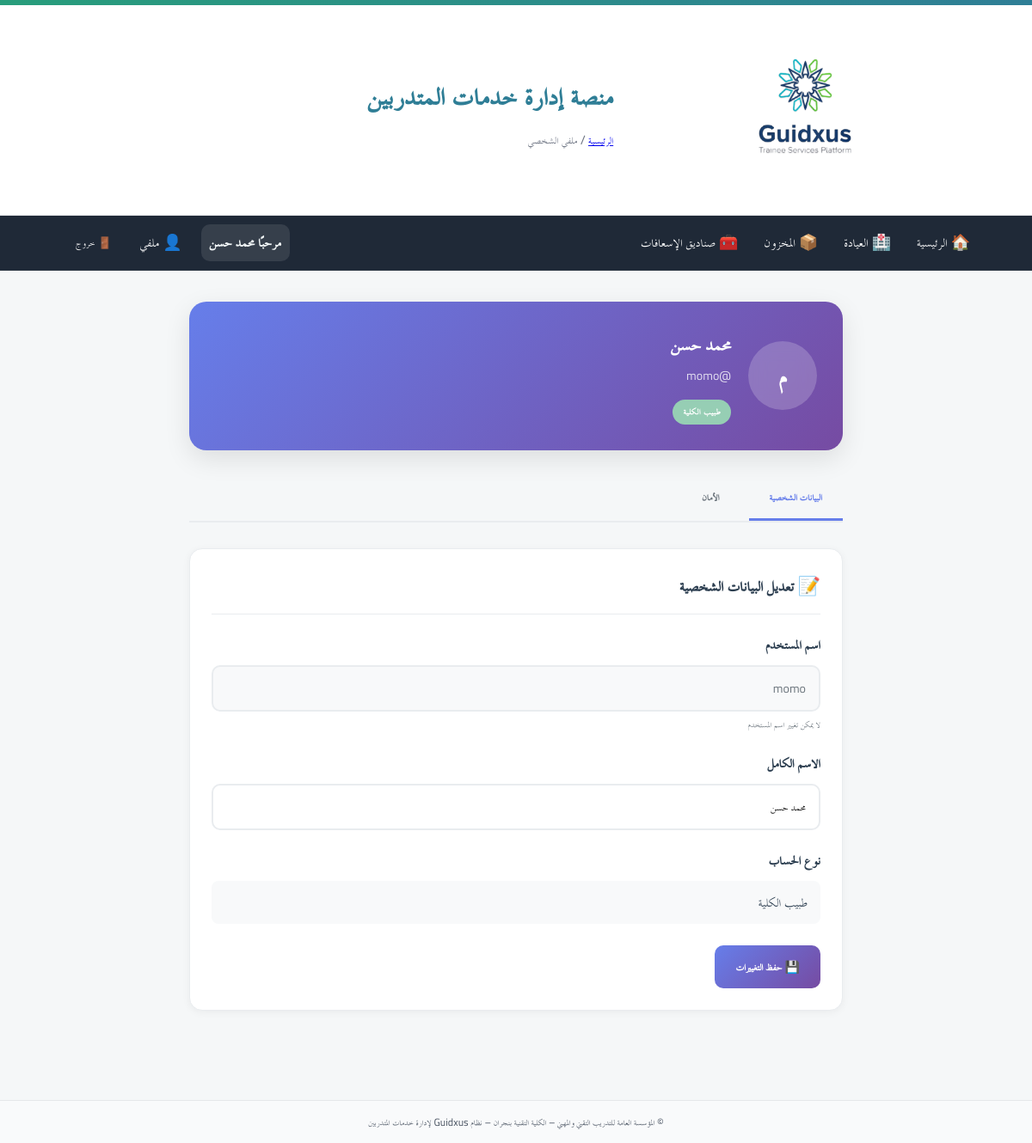
Screenshot of /profile/ (signed in) with the database file from the repository.
### app/models.py (models this page shows)
class User(Base):
    __tablename__ = "users"
    id = Column(Integer, primary_key=True, autoincrement=True)
    full_name = Column(String(255), nullable=False)
    username = Column(String(100), unique=True, nullable=False, index=True)
    password_hash = Column(String(255), nullable=False)
    is_admin = Column(Boolean, default=False, nullable=False)   # سوبر أدمن (صلاحيات كاملة)
    is_college_admin = Column(Boolean, default=False, nullable=False)  # أدمن كلية (صلاحيات في نطاق كلية واحدة)
    college_admin_college = Column(String(255), nullable=True)  # الكلية التي يديرها أدمن الكلية
    is_hod = Column(Boolean, default=False, nullable=False)      # رئيس قسم؟
    is_doc = Column(Boolean, default=False, nullable=False)      # 👈 طبيب الكلية (جديد)
    hod_college = Column(String(255), nullable=True)             # كلية رئيس القسم (إن وُجد)
    is_active = Column(Boolean, default=True, nullable=False)
    must_change_password = Column(Boolean, default=True, nullable=False)  # يجب تغيير كلمة المرور عند أول دخول
    created_at = Column(DateTime, server_default=func.now(), nullable=False)
    updated_at = Column(DateTime, onupdate=func.now())
    headed_departments = relationship(
        "Department",
        back_populates="head_user",
        foreign_keys="Department.head_user_id",
        lazy="selectin",
    )

### app/routers/profile.py (the view)
@router.get("/")
def profile_page(
    request: Request,
    current_user: CurrentUser = Depends(require_user),
    db: Session = Depends(get_db)
):
    user = db.query(User).filter(User.id == current_user.id).first()
    return templates.TemplateResponse(
        "profile/index.html",
        {
            "request": request,
            "user": user,
            "current_user": current_user,
            "success": None,
            "error": None
        }
    )

### app/templates/profile/index.html (shortened to what this page needs)
{% extends "base.html" %}
{% block breadcrumb %}
<a href="/">الرئيسية</a> / <span>ملفي الشخصي</span>
{% endblock %}
{% block content %}
<div class="profile-container">
    <div class="profile-header">
        <div class="profile-avatar">
            <div class="avatar-circle">
                <span class="avatar-text">{{ current_user.full_name|first_letter }}</span>
            </div>
            <div class="profile-info">
                <h1>{{ current_user.full_name }}</h1>
                <p class="username">@{{ current_user.username }}</p>
                <div class="user-badges">
                    {% if current_user.is_doc %}
                        <span class="badge badge-doc">طبيب الكلية</span>
                    {% endif %}
                </div>
            </div>
        </div>
    </div>
    <div class="profile-content">
        <div class="profile-tabs">
            <button class="tab-button active" onclick="showTab('profile')">البيانات الشخصية</button>
            <button class="tab-button" onclick="showTab('security')">الأمان</button>
        </div>
        <div id="profile-tab" class="tab-content active">
            <div class="card">
                <div class="card-header">
                    <h3>📝 تعديل البيانات الشخصية</h3>
                </div>
                <div class="card-body">
                    <form method="post" action="/profile/update-profile">
                        <div class="form-group">
                            <label for="username">اسم المستخدم</label>
                            <input type="text" id="username" value="{{ current_user.username }}" disabled class="form-control disabled">
                            <small class="form-text">لا يمكن تغيير اسم المستخدم</small>
                        </div>
                        <div class="form-group">
                            <label for="full_name">الاسم الكامل</label>
                            <input type="text" id="full_name" name="full_name" value="{{ current_user.full_name }}" class="form-control" required>
                        </div>
                        <div class="form-group">
                            <label>نوع الحساب</label>
                            <div class="account-type">
                                {% if current_user.is_admin %}
                                    <span>مدير النظام</span>
                                {% elif current_user.is_college_admin %}
                                    <span>مدير الكلية - {{ current_user.college_admin_college or 'غير محدد' }}</span>
                                {% elif current_user.is_hod %}
                                    <span>رئيس القسم - {{ current_user.hod_college or 'غير محدد' }}</span>
                                {% elif current_user.is_doc %}
                                    <span>طبيب الكلية</span>
                                {% else %}
                                    <span>مستخدم عادي</span>
                                {% endif %}
                            </div>
                        </div>
                        <div class="form-actions">
                            <button type="submit" class="btn btn-primary">
                                💾 حفظ التغييرات
                            </button>
                        </div>
                    </form>
                </div>
            </div>
        </div>
    </div>
</div>
{% endblock %}

### app/templates/base.html (shortened to what this page needs)
<!doctype html>
<html lang="ar" dir="rtl">
<head>
  <link rel="stylesheet" href="/static/css/app.css">
  <link rel="stylesheet" href="/static/css/custom.css">
</head>
<body>
  <header class="site-header">
    <div class="topband"></div>
    <div class="container header-inner">
      {% if ui_logo_url %}
        <img src="{{ ui_logo_url }}" alt="{{ app_name or 'Logo' }}" class="logo">
      {% else %}
        <img src="/static/images/logo.jpg" alt="{{ app_name or 'Logo' }}" class="logo">
      {% endif %}
      <div class="titles">
        <h1 class="site-title">{{ app_name or "منصة إدارة خدمات المتدربين" }}</h1>
        <div class="breadcrumb">{% block breadcrumb %}{% endblock %}</div>
      </div>
    </div>
  </header>
  <nav class="main-nav">
    <div class="nav-inner">
      <a href="/">🏠 الرئيسية</a>
      {% set cu = request.session.get('user') %}
      {% set display_name = (cu.get('full_name') if cu and cu.get('full_name') else (cu.get('username') if cu and cu.get('username') else 'مستخدم')) %}
      {% if cu %}
        {% if cu.get('is_doc') %}
          <a href="/clinic/">🏥 العيادة</a>
          <a href="/inventory/">📦 المخزون</a>
          <a href="/first-aid/">🧰 صناديق الإسعافات</a>
        {% endif %}
        <div class="navbar-right">
          <span class="greeting">مرحبًا {{ display_name }}</span>
          <a href="/profile/" class="btn-link" title="ملفي الشخصي">👤 ملفي</a>
          <form method="post" action="/auth/logout" style="margin:0;">
            <button class="btn-link btn-logout" title="تسجيل الخروج">🚪 خروج</button>
          </form>
        </div>
      {% else %}
        <div class="nav-spacer"></div>
        <a href="/auth/login">🔐 تسجيل الدخول</a>
      {% endif %}
    </div>
  </nav>
  <main class="container">
    {% block content %}{% endblock %}
  </main>
  <footer class="site-footer">
    <div class="container">
      <small>
        {{ ui_footer or "© المؤسسة العامة للتدريب التقني والمهني – الكلية التقنية بنجران – نظام Guidxus لإدارة خدمات المتدربين" }}
      </small>
    </div>
  </footer>
</body>
</html>

### app/static/css/app.css (style rules this page uses)
:root { --tvtc-green-1:#7EC6A4; --tvtc-green-2:#289D7B; --tvtc-blue-1:#6BB6C8; --tvtc-blue-2:#2F7E96; --tvtc-gray-1:#F5F7F8; --tvtc-gray-2:#E5E7EA; --tvtc-gray-3:#6B7280; --tvtc-black:#1F2937; --tvtc-ivory:#FAFAF7; }
* { box-sizing:border-box; font-family:"Cairo","TraditionalArabicCustom","MajallaCustom","Noto Kufi Arabic","Segoe UI",Arial,sans-serif; }
body { margin:0; background:linear-gradient(180deg,var(--tvtc-ivory),#fff 220px,var(--tvtc-gray-1) 221px); color:var(--tvtc-black); font-size:18px; line-height:1.7; }
.container { max-width:1100px; margin-inline:auto; padding:16px; }
.site-header { background:#fff; border-bottom:1px solid var(--tvtc-gray-2); }
.header-inner { display:flex; align-items:center; gap:16px; padding-block:12px; }
.logo { height:56px; width:auto; filter: drop-shadow(0 1px 0 rgba(0,0,0,.05)); }
.site-title { margin:0; color:var(--tvtc-blue-2); font-weight:700; letter-spacing:.3px; }
.breadcrumb { color:var(--tvtc-gray-3); font-size:.9rem; }
.topband { height:6px; background:linear-gradient(90deg,var(--tvtc-green-2),var(--tvtc-blue-2)); }
.site-footer { margin-top:40px; background:#fff; border-top:1px solid var(--tvtc-gray-2); padding:16px; color:var(--tvtc-gray-3); text-align:center; }
.card { background:#fff; border:1px solid var(--tvtc-gray-2); border-radius:12px; padding:16px; margin-block:12px; box-shadow:0 2px 6px rgba(0,0,0,.04); }
.btn { display:inline-block; padding:12px 18px; border-radius:10px; border:1px solid transparent; text-decoration:none; font-weight:800; font-size:1rem; cursor:pointer; }
.btn-primary { background:var(--tvtc-blue-2); color:#fff; }
.badge { display:inline-block; padding:4px 8px; border-radius:999px; font-size:.85rem; font-weight:800; }
.main-nav { background: #1f2937; color: #fff; border-bottom: 1px solid rgba(255,255,255,.06); }
.main-nav .nav-inner { display: flex; gap: 10px; align-items: center; padding: 10px 12px; max-width: 1100px; margin: 0 auto; }
.main-nav a { color:#fff; text-decoration:none; padding:6px 10px; border-radius:8px; }
.main-nav form { margin-inline-start: auto; }
.btn-link { background: transparent; color: #fff; border: 0; cursor: pointer; padding: 6px 10px; border-radius: 8px; }

### app/static/css/custom.css (style rules this page uses)
.nav-inner a { display: inline-flex; align-items: center; gap: 6px; color: #fff; text-decoration: none; padding: 6px 10px; border-radius: 8px; }
.nav-inner .btn-link { display: inline-flex; align-items: center; gap: 6px; background: transparent; color: #fff; border: 0; cursor: pointer; padding: 6px 10px; border-radius: 8px; }
.navbar-right { display: flex; align-items: center; gap: 12px; }
.greeting { font-weight: 700; color: #f0f5f6; background: rgba(255, 255, 255, 0.10); padding: 6px 10px; border-radius: 10px; }
.btn-logout { margin-left: 40px; }
.btn-logout { margin-left: 16px; }
.card { background: #fff; border: 1px solid #eee; border-radius: 14px; padding: 14px; margin-bottom: 12px; }
.btn { padding: 8px 12px; border-radius: 10px; border: 0; cursor: pointer; }
.btn-primary { background: #2563eb; color: #fff; }
.site-footer { background: #f9fafb; padding: 12px 0; text-align: center; font-size: .9rem; color: #4b5563; }

### app/templates/base.html (style rules this page uses)
:root { --container: 1100px; }
.container { max-width: var(--container); margin: 0 auto; padding: 0 12px; }
.main-nav { background: #1f2937; color: #fff; border-bottom: 1px solid rgba(255,255,255,.06); }
.main-nav .nav-inner { display: flex; gap: 10px; align-items: center; padding: 10px 12px; max-width: var(--container); margin: 0 auto; }
.main-nav a { color:#fff; text-decoration:none; padding:6px 10px; border-radius:8px; }
.btn-link { background: transparent; color: #fff; border: 0; cursor: pointer; padding: 6px 10px; border-radius: 8px; }
.card { background:#fff; border:1px solid #eee; border-radius:14px; padding:14px; margin-bottom:12px; }
.btn { padding:8px 12px; border-radius:10px; border:0; cursor:pointer; }
.btn-primary { background:#2563eb; color:#fff; }
main.container { padding-top: 16px; padding-bottom: 24px; }
.breadcrumb { color:#6b7280; font-size:.92rem; margin-top:8px; }
.site-header .header-inner { display:flex; align-items:center; gap:14px; padding: 12px 0; }
.site-header .logo { height: 220px; width: auto; }
.site-header .site-title { margin:0; font-weight:700; }
.site-footer { background:#f9fafb; padding:12px 0; text-align:center; font-size:.9rem; color:#4b5563; }

### rows the page displays
User: full_name "محمد حسن", full_name|first_letter "م", username "momo"

### other values shown
{{ app_name or "منصة إدارة خدمات المتدربين" }} "منصة إدارة خدمات المتدربين"
